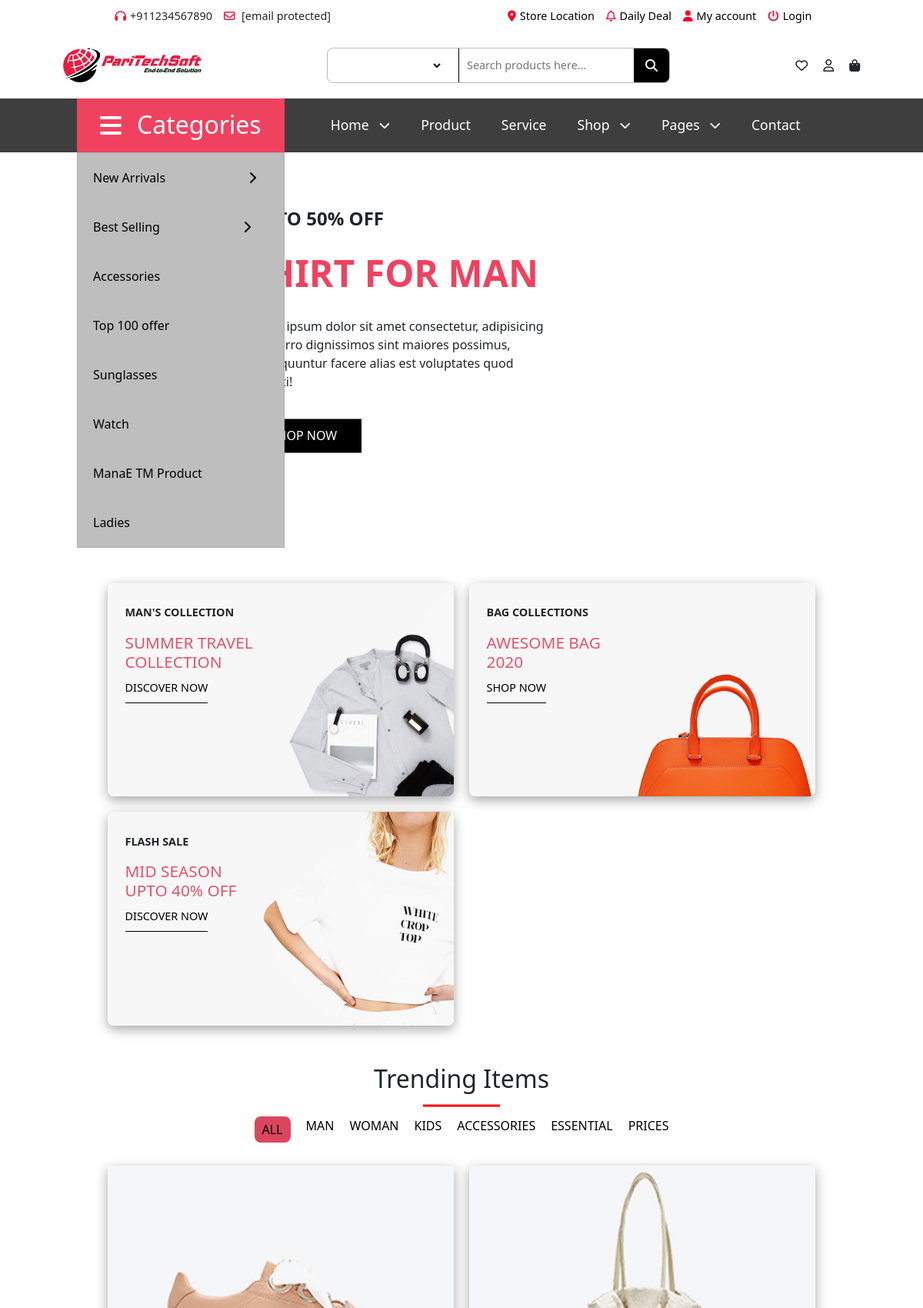
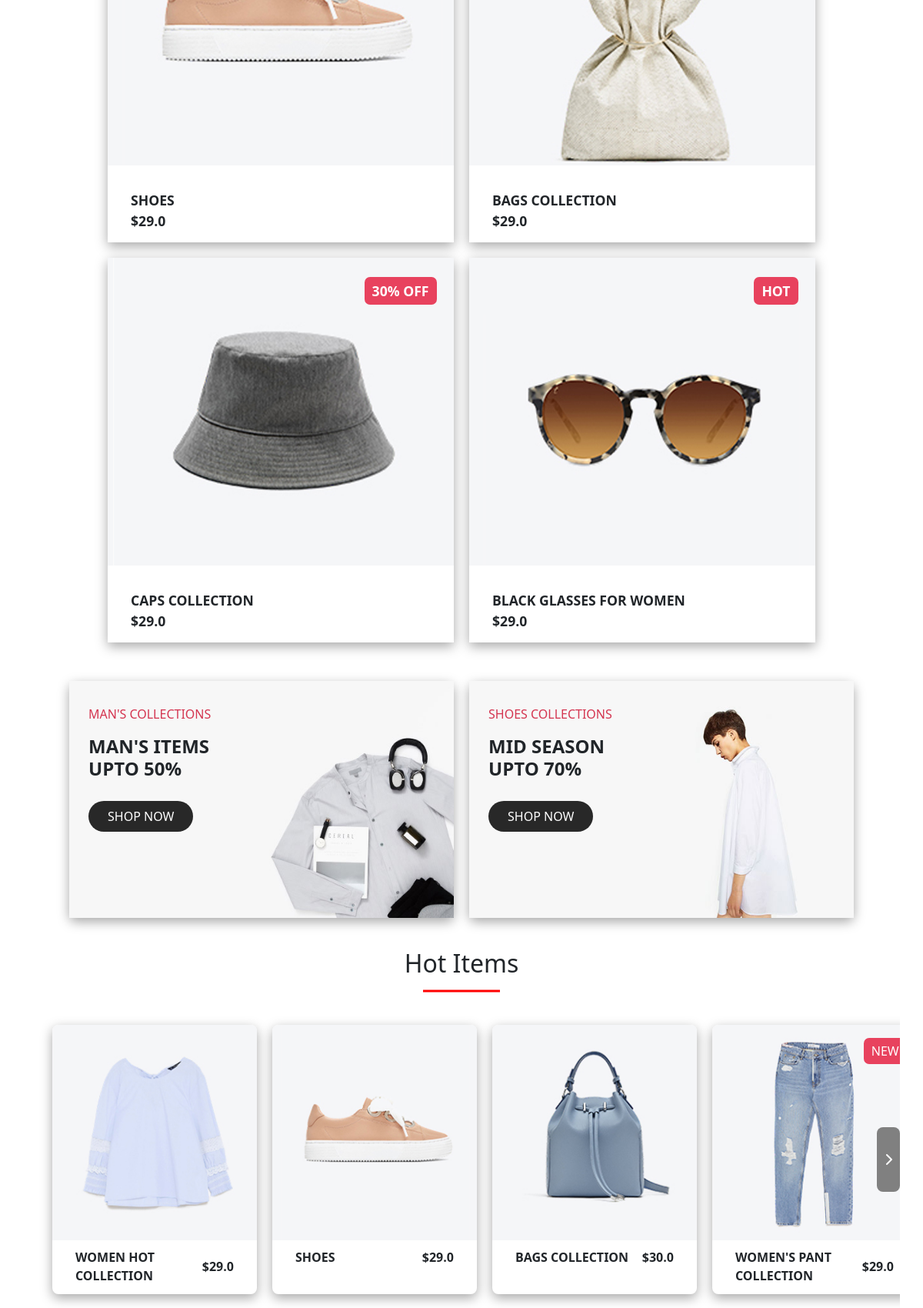
Page /category/1/ (upper part) on the committed database (2 pictures, top to bottom).
### coreapp/models.py (models this page shows, shortened)
class Category(models.Model):
    name = models.CharField(max_length=50)

class Products(models.Model):
    name = models.CharField(max_length=100)
    price = models.FloatField()
    desc = models.TextField(blank=True)
    image = models.ImageField(upload_to='products_images/')
    offer = models.CharField(max_length=50, blank=True)
    categories = models.ManyToManyField(Category)

### coreapp/views.py (the view)
# urls.py: path('category/<int:cate_id>/', views.products_category, name='products_category'),
def products_category(request, cate_id):
    if cate_id == 0:
        category = 'All'
    else:
        category = get_object_or_404(Category, pk=cate_id)
    categories = Category.objects.all()
    products = Products.objects.filter(categories=category)
    allproducts = Products.objects.all()  # Retrieve all products
    return render(request, 'pages/index.html', {'products': products, 'category': category, 'categories': categories, 'allproducts': allproducts})

### templates/pages/index.html (shortened to what this page needs)
{% extends 'base.html' %} {% load static %} {% block pagecontent %}
<main class="main">
  <div class="main_wrap">
    <h3>up to 50% off</h3>
    <h1>shirt for man</h1>
    <p>
      Lorem ipsum dolor sit amet consectetur, adipisicing elit. Porro
      dignissimos sint maiores possimus, consequuntur facere alias est
      voluptates quod deleniti!
    </p>
    <button>shop now</button>
  </div>
</main>
{% include 'components/collections.html' %}
{% include 'components/products.html' %}
{% include 'components/mid_banner.html' %}
{% include 'components/hot_items.html' %}
{% endblock %}

### templates/components/products.html
<section class="products">
  <h2 class="prod_title">Trending Items</h2>
    <div class="categories">
      <ul>
        <li class="active"><a href="{% url 'products_category' 0 %}">All</a></li>
        {% for cat in categories %}
        <li class=""><a href="{% url 'products_category' cat.id %}">{{ cat.name }}</a></li>
        {% endfor %}
      </ul>
    </div>
    <div class="products_grid">
      {% for prod in products %}
      <div class="prod_card">
        <img src="{{ prod.image.url }}" alt="{{prod.name}}" />
        <div class="prod_info">
          <p>{{prod.name}}</p>
          <p>${{prod.price}}</p>
        </div>
        <div class="offer">
          {% if prod.offer %}
          <p>{{prod.offer}}</p>
          {% endif %}
        </div>
      </div>
      {% endfor %}
    </div>
  </section>

### templates/components/hot_items.html (shortened to what this page needs)
{% load static %}
<section class="hot_items">
  <h2 class="items_title">Hot Items</h2>
  <div class="slider_wrap">
    <div class="items_slider">
      {% for prod in allproducts %}
      <div class="items_card">
        <img src="{{ prod.image.url }}" alt="{{prod.name}}" />
        <div class="items_info">
          <p>{{prod.name}}</p>
          <p>${{prod.price}}</p>
        </div>
        <div class="offer">
          {% if prod.offer %}
          <p>{{prod.offer}}</p>
          {% endif %}
        </div>
      </div>
      {% endfor %}
    </div>
    <p class="next_item arrow_icon">
      <i class="fa-solid fa-chevron-right"></i>
    </p>
  </div>
</section>

### core_static/css/styles.css (style rules this page uses)
* { box-sizing: border-box; margin: 0; padding: 0; }
body { overflow-x: hidden; }
.main { width: 100%; height: 70vh; display: flex; align-items: flex-start; justify-content: space-around; align-items: center; position: relative; }
.main_wrap { position: absolute; top: 30%; left: 40%; transform: translate(-40%, -30%); display: flex; flex-direction: column; gap: 20px; }
.main_wrap h3 { text-transform: uppercase; font-weight: bold; font-size: 1.5rem; }
.main_wrap h1 { font-weight: bold; text-transform: uppercase; font-size: 3em; color: rgb(239, 66, 95); }
.main_wrap p { max-width: 400px; }
.main_wrap button { padding: 10px 30px; background-color: black; border: 0; color: white; display: inline-block; width: 150px; text-transform: uppercase; }
.products { margin: 50px 0; }
.prod_title, .items_title { text-align: center; position: relative; margin: 30px 0; }
.prod_title::after, .items_title::after { content: ""; width: 100px; height: 3px; background-color: red; position: absolute; top: 150%; left: 50%; transform: translate(-50%, -150%); }
.categories { display: flex; justify-content: center; align-items: center; }
.categories ul { list-style: none; padding: 0; margin: 0; display: flex; gap: 20px; }
.categories ul li a { text-decoration: none; text-transform: uppercase; color: black; }
.categories ul li.active { background-color: rgb(219, 70, 95); padding: 5px 10px; color: white; border-radius: 8px; }
.products_grid { width: 100%; display: grid; grid-template-columns: repeat(auto-fit, minmax(450px, 450px)); grid-auto-rows: 500px; justify-content: center; gap: 20px; padding: 0 30px; margin: 30px 0; }
.prod_card { position: relative; box-shadow: rgba(0, 0, 0, 0.35) 0px 5px 15px; display: flex; flex-direction: column; justify-content: space-between; }
.prod_card img { width: 100%; height: 80%; object-fit: cover; }
.prod_info { padding: 15px 30px; }
.prod_card p { font-size: 1.1rem; text-transform: uppercase; font-weight: 600; margin: 0; }
.offer { position: absolute; top: 5%; right: 5%; background-color: rgb(232, 66, 94); border-radius: 7px; color: white; }
.offer p { padding: 5px 10px; margin: 0; }
.slider_wrap { position: relative; padding: 0 10px; width: min(1350px, 95%); margin: 0 auto; overflow: hidden; }
.items_slider { width: min(1300px, 95%); margin: 30px auto; display: flex; gap: 20px; transition: transform 0.3s ease; }
.arrow_icon { position: absolute; top: 50%; background-color: gray; padding: 30px 10px; cursor: pointer; z-index: 99; color: white; border-radius: 8px; }
.next_item { right: 0; transform: translate(0, -50%); }
.items_slider > .items_card { width: min(265px, 300px); height: 350px; box-shadow: rgba(0, 0, 0, 0.35) 0px 5px 15px; position: relative; flex: 0 0 25%; border-radius: 8px; overflow: hidden; }
.items_card > img { width: 100%; height: 80%; object-fit: cover; }
.items_info { text-transform: uppercase; font-weight: 600; padding: 10px 30px; display: flex; justify-content: space-between; align-items: center; }
.items_info p { margin: 0; padding: 0; }
.items_card > .offer { text-transform: uppercase; font-weight: 500; }

### rows in the picture
Category: name "MAN"
Category: name "WOMAN"
Category: name "KIDS"
Category: name "ACCESSORIES"
Category: name "ESSENTIAL"
Category: name "PRICES"
Products: image (picture), name "SHOES", price "29.0"
Products: image (picture), name "BAGS COLLECTION", price "29.0"
Products: image (picture), name "CAPS COLLECTION", price "29.0", offer "30% OFF"
Products: image (picture), name "BLACK GLASSES FOR WOMEN", price "29.0", offer "HOT"
Products: image (picture), name "WOMEN HOT COLLECTION", price "29.0"
Products: image (picture), name "BAGS COLLECTION", price "30.0"
Products: image (picture), name "WOMEN'S PANT COLLECTION", price "29.0", offer "NEW"
